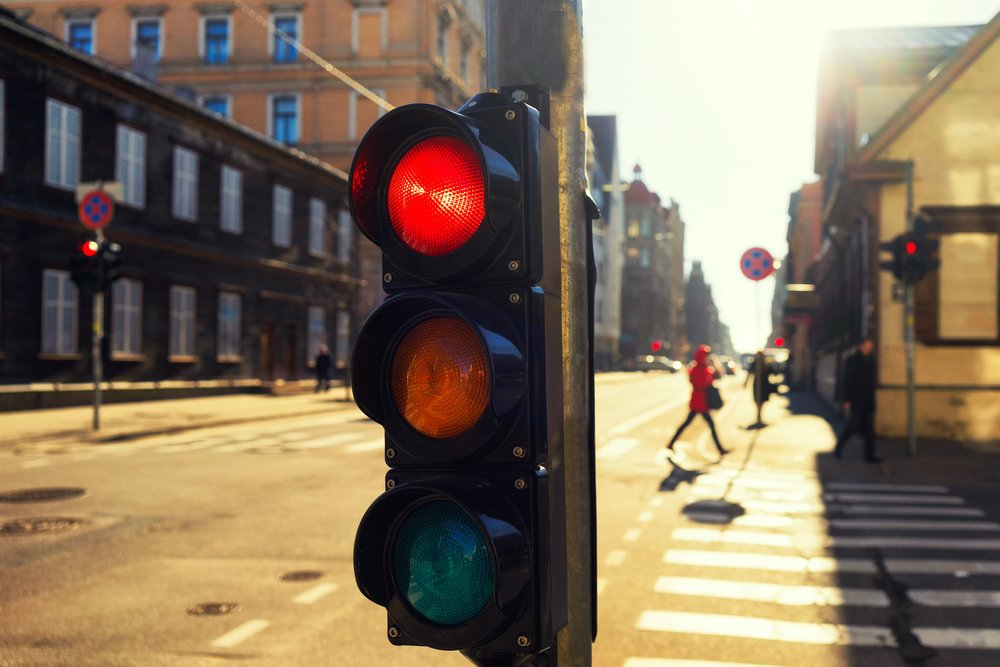
#> input picture object_detect_test/Traffic-Lights.jpg, 1000 x 667 px, found by its file name
$ python detect_red_and_yellow.py
#> lines starting #> are read from the running program, lines starting #| are printed output that depends on the picture; after the words box and inside, x2 and y2 are one past the last pixel; in counts of white or black regions, pixels touching at a corner belong together
#> further down, img is the input picture: shape (667, 1000, 3); mean B, G, R 94.3, 114.3, 130.4
import cv2
import numpy as np


def detect_red_and_yellow(img, Threshold=0.01):

#> called with Threshold = 0.01
    desired_dim = (30, 90) # width, height
    img = cv2.resize(np.array(img), desired_dim, interpolation=cv2.INTER_LINEAR)
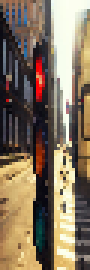
#> img: shape (90, 30, 3) (shown 3 times larger); mean of channels 0, 1, 2 95.5, 116, 131.7; drawn as B, G, R
    img_hsv = cv2.cvtColor(img, cv2.COLOR_RGB2HSV)
#> img_hsv: shape (90, 30, 3); mean H, S, V 101.5, 79.6, 135.3

    # lower mask (0-10)
    lower_red = np.array([0, 70, 50])
    upper_red = np.array([10, 255, 255])
    mask0 = cv2.inRange(img_hsv, lower_red, upper_red)
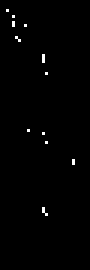
#> mask0: shape (90, 30) (shown 3 times larger); 0.7% white in thin lines or dots, all inside (x1, y1, x2, y2) = (2, 3, 25, 72)
    # upper mask (170-180)
    lower_red1 = np.array([170, 70, 50])
    upper_red1 = np.array([180, 255, 255])
    mask1 = cv2.inRange(img_hsv, lower_red1, upper_red1)
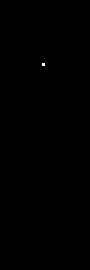
#> mask1: shape (90, 30) (shown 3 times larger); 0.04% white in thin lines or dots, all inside (x1, y1, x2, y2) = (14, 21, 15, 22)
    # defining the Range of yellow color
    lower_yellow = np.array([21, 39, 64])
    upper_yellow = np.array([40, 255, 255])
    mask2 = cv2.inRange(img_hsv, lower_yellow, upper_yellow)
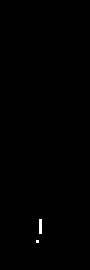
#> mask2: shape (90, 30) (shown 3 times larger); 0.22% white in thin lines or dots, all inside (x1, y1, x2, y2) = (12, 73, 14, 81)
    # red pixels' mask
    mask = mask0 + mask1 + mask2
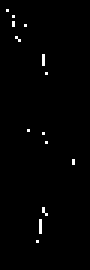
#> mask: shape (90, 30) (shown 3 times larger); 0.96% white in thin lines or dots, all inside (x1, y1, x2, y2) = (2, 3, 25, 81)
    # Compare the percentage of red values
    rate = np.count_nonzero(mask) / (desired_dim[0] * desired_dim[1])
#> rate = 0.00963
    if rate > Threshold:
        print('stop')
    else:
        print('go')


img = cv2.imread('Traffic-Lights.jpg')
detect_red_and_yellow(img)

$ run again, with object_detect_test/green.jpg copied over object_detect_test/Traffic-Lights.jpg
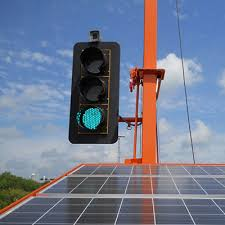
#> input picture object_detect_test/green.jpg, 225 x 225 px, found by its file name
#> img is the input picture: shape (225, 225, 3); mean B, G, R 144.9, 123, 114.2
#> img: shape (90, 30, 3)
#> img_hsv: shape (90, 30, 3); mean H, S, V 33.9, 84.1, 157.1
#> in detect_red_and_yellow, `mask0 = cv2.inRange(img_hsv, lower_red, upper_red)`:
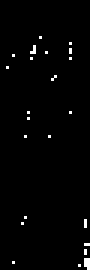
#> mask0: shape (90, 30) (shown 3 times larger); 1.4% white in thin lines or dots, all inside (x1, y1, x2, y2) = (2, 12, 30, 90)
#> mask1: shape (90, 30); 0.04% white in thin lines or dots, all inside (x1, y1, x2, y2) = (18, 26, 19, 27)
#> mask2: shape (90, 30); 1.2% white; 5 white regions (4 under 20 px), largest, box (x1, y1, x2, y2) and area: (10, 43, 14, 52) 25
#> in detect_red_and_yellow, `mask = mask0 + mask1 + mask2`:
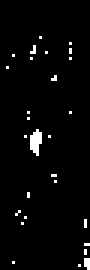
#> mask: shape (90, 30) (shown 3 times larger); 2.6% white in thin lines or dots, all inside (x1, y1, x2, y2) = (2, 12, 30, 90)
#> rate = 0.0263

$ run again, with object_detect_test/image1.jpg copied over object_detect_test/Traffic-Lights.jpg
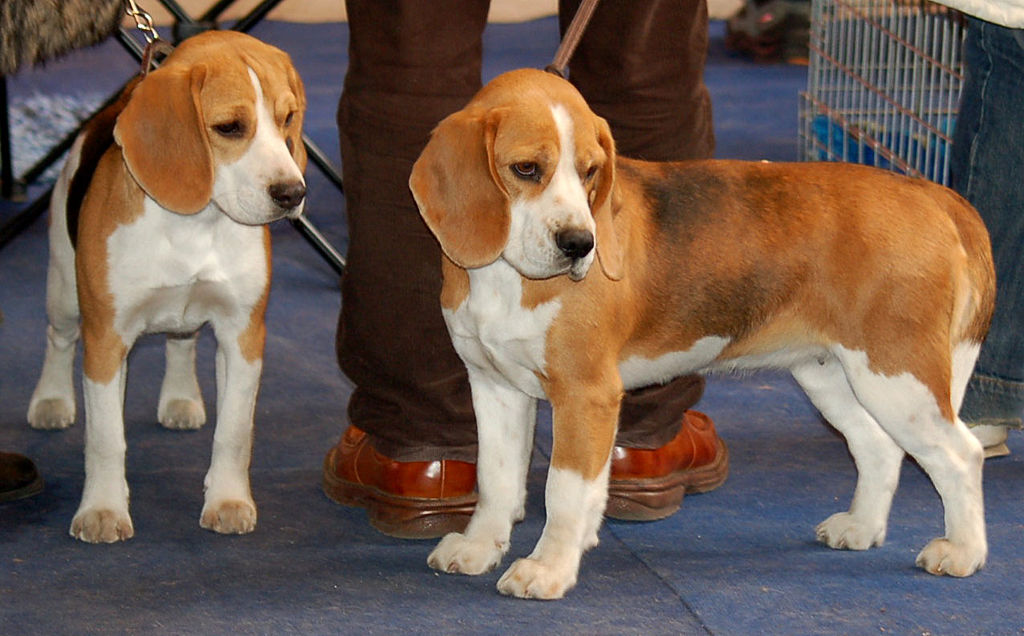
#> input picture object_detect_test/image1.jpg, 1024 x 636 px, found by its file name
#> img is the input picture: shape (636, 1024, 3); mean B, G, R 81.9, 93.2, 112
#> img: shape (90, 30, 3)
#> img_hsv: shape (90, 30, 3); mean H, S, V 86.7, 99, 119.3
#> in detect_red_and_yellow, `mask0 = cv2.inRange(img_hsv, lower_red, upper_red)`:
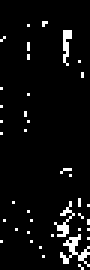
#> mask0: shape (90, 30) (shown 3 times larger); 5.1% white in thin lines or dots
#> mask1: shape (90, 30); 0.19% white in thin lines or dots, all inside (x1, y1, x2, y2) = (0, 8, 23, 21)
#> mask2: shape (90, 30); 0.26% white in thin lines or dots, all inside (x1, y1, x2, y2) = (1, 5, 30, 56)
#> in detect_red_and_yellow, `mask = mask0 + mask1 + mask2`:
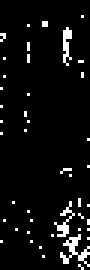
#> mask: shape (90, 30) (shown 3 times larger); 5.6% white in thin lines or dots
#> rate = 0.0559
